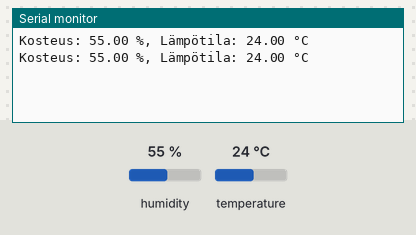
Recording of a sketch running on a simulated Arduino Uno, built with avr-gcc and run on an emulated ATmega328P. Parts: the last lines printed to the serial monitor. The inputs (shaded band) are chosen by the test bench; at power-on: humidity 55 %, temperature 24 °C.

Above: at 2.8 s.
2.9 s: humidity set to 22 %
At 5.0 s:
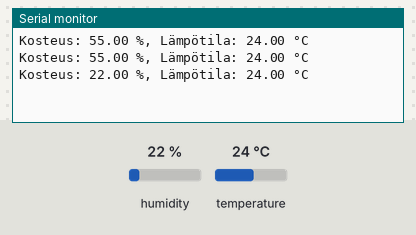
5.6 s: temperature set to 12 °C
At 6.7 s:
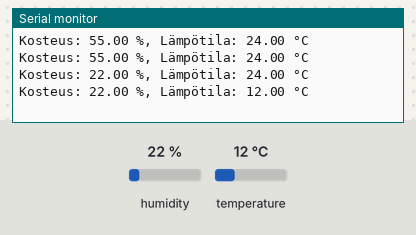
8.3 s: humidity set to 40 %
At 11.4 s:
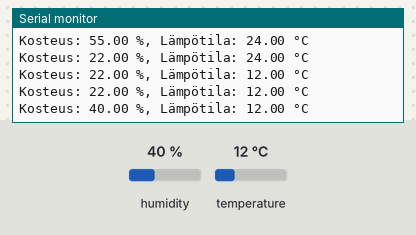
Timing chart, 0 to 12.9 s (numbered marks = the images above; inputs shaded):
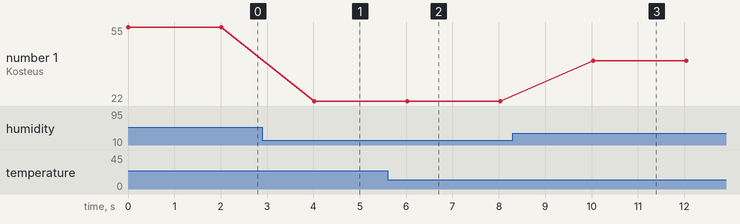

The sketch:

AM2301.ino
```cpp
//Kirjastot
#include <dht.h>
dht DHT;


//Vakiot
#define DHT21 2     // DHT21  (AM2302) - Missä pinnissä ollaan


//Muuttujat
float hum;  //Tallentaa kosteuden arvon
float temp; //Tallentaa lämpötilan arvon


void setup()


{
    Serial.begin(9600);
}

void loop()


{
    int chk = DHT.read21(DHT21);
    //Lukee datan ja tallentaa sen muuttujiin hum ja temp
    hum = DHT.humidity;
    temp= DHT.temperature;
    //Kirjoittaa kosteuden ja lämpötilan arvot sarjaporttiin
    Serial.print("Kosteus: ");
    Serial.print(hum);
    Serial.print(" %, Lämpötila: ");
    Serial.print(temp);
    Serial.println(" °C");
    delay(2000); //Kahden sekunnin viive
}
```

Measured:
- after the input at 2.9 s, the serial monitor: prints a new line after 1.1 s (image 1)
- after the input at 5.6 s, the serial monitor: prints a new line after 0.42 s (image 2)
- after the input at 8.3 s, the serial monitor: prints a new line after 1.7 s (image 3)
- plotted number 1: 55 → 22 after the input at 2.9 s, 22 → 40 after the input at 8.3 s
